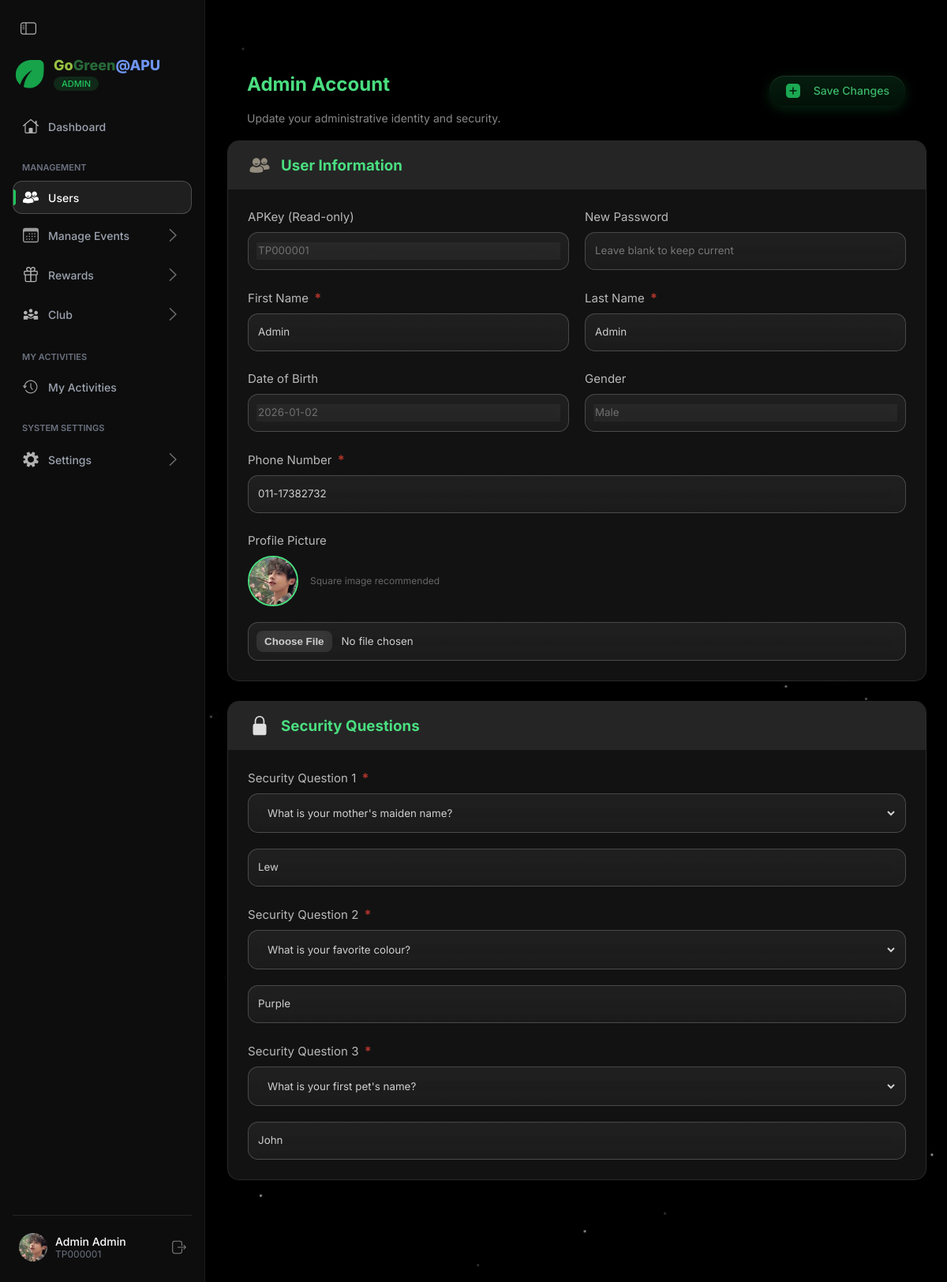
/frontend/admin/account/index.php (signed in), run on the app's committed database.
### tables this page shows
CREATE TABLE `users` (
  `id` bigint(20) NOT NULL,
  `apkey` varchar(15) NOT NULL,
  `password` varchar(200) NOT NULL,
  `role` varchar(20) NOT NULL,
  `first_name` varchar(50) NOT NULL,
  `last_name` varchar(50) NOT NULL,
  `avatar_path` varchar(250) DEFAULT NULL,
  `dob` date NOT NULL,
  `gender` enum('Male','Female') NOT NULL,
  `phone_no` varchar(20) NOT NULL,
  `security_quest1` varchar(100) NOT NULL,
  `security_quest2` varchar(100) NOT NULL,
  `security_quest3` varchar(100) NOT NULL,
  `security_ans1` varchar(100) NOT NULL,
  `security_ans2` varchar(100) NOT NULL,
  `security_ans3` varchar(100) NOT NULL,
  `created_at` datetime NOT NULL DEFAULT CURRENT_TIMESTAMP,
  `updated_at` datetime DEFAULT NULL,
  `last_login` datetime DEFAULT NULL
);

### frontend/admin/account/index.php (the view, shortened to what this page needs)
<?php
require_once $_SERVER['DOCUMENT_ROOT'] . "/GoGreen-APU/includes/head.php";
$user_id = $_SESSION['user_id'];
$page_name = "user";
$sql_fetch = "SELECT * FROM users WHERE id = $user_id";
$res_fetch = mysqli_query($conn, $sql_fetch);
$data = mysqli_fetch_assoc($res_fetch);
?>
<!DOCTYPE html>
<html lang="en">
<head>
    <link rel="stylesheet" href="/GoGreen-APU/assets/css/organizer/sidebar.css">
    <link rel="stylesheet" href="/GoGreen-APU/assets/css/organizer/my_events/information.css">
</head>
<body>
    <?php include($_SERVER['DOCUMENT_ROOT'] . '/GoGreen-APU/frontend/admin/sidebar.php'); ?>
    <main>
        <section class="page-content">
            <form action="" method="post" enctype="multipart/form-data">
                <div class="page-header">
                    <div class="header-title">
                        <h2>Admin Account</h2>
                        <p style="color: #888; font-size: 14px; margin-top: 5px;">Update your administrative identity and security.</p>
                    </div>
                    <div class="header-actions">
                        <button type="submit" class="btn-save">
                            <img src="/GoGreen-APU/assets/icons/plus.app.fill.svg" alt="" style="width:20px; margin-right:8px;">
                            <span>Save Changes</span>
                        </button>
                    </div>
                </div>
                <div class="form-part">
                    <div class="form-part-header">
                        <span><img src="/GoGreen-APU/assets/icons/user.svg" alt=""></span>
                        <h3>User Information</h3>
                    </div>
                    <div class="form-part-content">
                        <div style="display: flex; gap: 20px;">
                            <div class="form-field" style="flex:1;">
                                <label>APKey (Read-only)</label>
                                <div class="txt-container glass-effect-border">
                                    <input type="text" class="readonly-box" value="<?php echo htmlspecialchars($data['apkey']); ?>" readonly>
                                </div>
                            </div>
                            <div class="form-field" style="flex:1;">
                                <label>New Password</label>
                                <div class="txt-container glass-effect-border">
                                    <input type="password" name="password" placeholder="Leave blank to keep current">
                                </div>
                            </div>
                        </div>
                        <div style="display: flex; gap: 20px;">
                            <div class="form-field" style="flex:1;">
                                <label>First Name <span class="required-star">*</span></label>
                                <div class="txt-container glass-effect-border">
                                    <input type="text" name="first_name" value="<?php echo htmlspecialchars($data['first_name']); ?>" required>
                                </div>
                            </div>
                            <div class="form-field" style="flex:1;">
                                <label>Last Name <span class="required-star">*</span></label>
                                <div class="txt-container glass-effect-border">
                                    <input type="text" name="last_name" value="<?php echo htmlspecialchars($data['last_name']); ?>" required>
                                </div>
                            </div>
                        </div>
                        <div style="display: flex; gap: 20px;">
                            <div class="form-field" style="flex:1;">
                                <label>Date of Birth</label>
                                <div class="txt-container glass-effect-border">
                                    <input type="text" class="readonly-box" value="<?php echo htmlspecialchars($data['dob']); ?>" readonly>
                                </div>
                            </div>
                            <div class="form-field" style="flex:1;">
                                <label>Gender</label>
                                <div class="txt-container glass-effect-border">
                                    <input type="text" class="readonly-box" value="<?php echo htmlspecialchars($data['gender']); ?>" readonly>
                                </div>
                            </div>
                        </div>
                        <div class="form-field">
                            <label>Phone Number <span class="required-star">*</span></label>
                            <div class="txt-container glass-effect-border">
                                <input type="text" name="phone_no" value="<?php echo htmlspecialchars($data['phone_no']); ?>" required>
                            </div>
                        </div>
                        <div class="form-field">
                            <label>Profile Picture</label>
                            <div style="display:flex; align-items:center; gap:15px; margin-bottom:10px;">
                                <?php $avatar = !empty($data['avatar_path']) ? $data['avatar_path'] : 'profile.jpg'; ?>
                                <img src="/GoGreen-APU/assets/images/profile/<?php echo $avatar; ?>" style="width:60px; height:60px; border-radius:50%; object-fit:cover; border:2px solid #4ade80;">
                                <span style="color:#666; font-size:12px;">Square image recommended</span>
                            </div>
                            <div class="txt-container glass-effect-border">
                                <input type="file" name="profile_picture" accept="image/*">
                            </div>
                        </div>
                    </div>
                </div>
                <div class="form-part">
                    <div class="form-part-header">
                        <span><img src="/GoGreen-APU/assets/icons/lock.fill.svg" alt=""></span>
                        <h3>Security Questions</h3>
                    </div>
                    <div class="form-part-content">
                        <?php for($i=1; $i<=3; $i++) { ?>
                        <div class="form-field">
                            <label>Security Question <?php echo $i; ?> <span class="required-star">*</span></label>
                            <div class="txt-container glass-effect-border">
                                <select name="security_quest<?php echo $i; ?>" required style="background:transparent; color:white; border:none; width:100%; padding:10px; outline:none;">
                                    <option value="<?php echo $data['security_quest'.$i]; ?>" style="color:black;"><?php echo $data['security_quest'.$i]; ?></option>
                                </select>
                            </div>
                            <div class="txt-container glass-effect-border" style="margin-top:10px;">
                                <input type="text" name="security_ans<?php echo $i; ?>" value="<?php echo $data['security_ans'.$i]; ?>" required>
                            </div>
                        </div>
                        <?php } ?>
                    </div>
                </div>
            </form>
        </section>
    </main>
</body>
</html>

### frontend/admin/sidebar.php (shortened to what this page needs)
 <?php
    $current_user_id = $_SESSION['user_id'] ?? 0;
    $display_name = "Guest";
    $display_apkey = "TP000000";
    $display_avatar = "profile.jpg";
if ($current_user_id > 0) {
    $sql_sidebar = "SELECT first_name, last_name, apkey, avatar_path FROM users WHERE id = $current_user_id";
    $res_sidebar = mysqli_query($conn, $sql_sidebar);
        if ($res_sidebar && mysqli_num_rows($res_sidebar) > 0) {
            $user_db = mysqli_fetch_assoc($res_sidebar);
            $display_name = trim($user_db['last_name'] . ' ' . $user_db['first_name']);
            $display_apkey = $user_db['apkey'];
            $display_avatar = $user_db['avatar_path'] ?: 'profile.jpg';
        }
    }
    $event_pages = ['my_events', 'event_overview', 'event_info', 'event_participants', 'event_attendance', 'event_certificate', 'event_collaborators', 'event_reports', 'event_report'];
    $reward_pages = ['reward', 'reward_redemption'];
    $club_pages = ['club', 'create_club', 'manage_club'];
    $settings_pages = ['settings', 'settings_general', 'settings_pinned_post', 'settings_faq'];
    $show_event_dropdown = in_array($page_name, $event_pages);
    $show_reward_dropdown = in_array($page_name, $reward_pages);
    $show_club_dropdown = in_array($page_name, $club_pages);
    $show_settings_dropdown = in_array($page_name, $settings_pages);
    ?>
<div id="side_nav">
    <button id="toggle_btn" onclick="switchSidebar()">
        <img src="/GoGreen-APU/assets/icons/navigation/sidebar.leading.svg" alt="Menu">
    </button>
    <div id="logo_sec">
        <img id="logo_img" src="/GoGreen-APU/assets/images/logo/GoGreen@APU icon.svg" alt="Logo">
        <div id="brand_name">
            <span class="title-name">
                <span class="go">Go</span><span class="green">Green</span><span class="apu">@APU</span>
            </span>
            <span id="role_label">Admin</span>
        </div>
    </div>
     <nav>
         <div class="nav_group">
             <a class="menu_link <?php if ($page_name == 'dashboard') {
                                        echo 'active';
                                    } ?>" href="/GoGreen-APU/frontend/admin/index.php">
                 <span class="icon"><img src="/GoGreen-APU/assets/icons/navigation/home.svg" alt="Home"></span>
                 <span class="label">Dashboard</span>
             </a>
         </div>
        <div class="nav_group">
            <span class="group_title">Management</span>
             <div class="dropdown_box">
                 <a class="menu_link parent_link <?php if ($page_name == 'user') {
                                                        echo 'active';
                                                    } ?>" href="/GoGreen-APU/frontend/admin/user/index.php">
                     <span class="icon"><img src="/GoGreen-APU/assets/icons/user.svg" alt="Users"></span>
                     <span class="label">Users</span>
                 </a>
             </div>
             <div class="dropdown_box">
                 <a class="menu_link parent_link <?php if ($page_name == 'my_events') {
                                                        echo 'active';
                                                    } ?>" href="/GoGreen-APU/frontend/admin/event/index.php">
                     <span class="icon"><img src="/GoGreen-APU/assets/icons/my_events.svg" alt="Events"></span>
                     <span class="label">Manage Events</span>
                     <span class="arrow <?php if ($show_event_dropdown) {
                                            echo 'open';
                                        } ?>">
                         <img src="/GoGreen-APU/assets/icons/navigation/chevron.right.svg" alt=">">
                     </span>
                 </a>
             </div>
             <div class="dropdown_box">
                 <a class="menu_link parent_link <?php if ($page_name == 'reward') {
                                                        echo 'active';
                                                    } ?>" href="/GoGreen-APU/frontend/admin/rewards/index.php">
                     <span class="icon"><img src="/GoGreen-APU/assets/icons/navigation/rewards.svg" alt="Rewards"></span>
                     <span class="label">Rewards</span>
                     <span class="arrow <?php if ($show_reward_dropdown) {
                                            echo 'open';
                                        } ?>">
                         <img src="/GoGreen-APU/assets/icons/navigation/chevron.right.svg" alt=">">
                     </span>
                 </a>
             </div>
             <div class="dropdown_box">
                 <a class="menu_link parent_link <?php if ($page_name == 'club') {
                                                        echo 'active';
                                                    } ?>" href="/GoGreen-APU/frontend/admin/club/index.php">
                     <span class="icon"><img
                             src="/GoGreen-APU/assets/icons/diversity_3_1000dp_1F1F1F_FILL0_wght400_GRAD0_opsz48.svg"
                             alt="Club"></span>
                     <span class="label">Club</span>
                     <span class="arrow <?php if ($show_club_dropdown) {
                                            echo 'open';
                                        } ?>">
                         <img src="/GoGreen-APU/assets/icons/navigation/chevron.right.svg" alt=">">
                     </span>
                 </a>
             </div>
        </div>
         <div class="nav_group">
             <span class="group_title">My Activities</span>
             <a class="menu_link <?php if ($page_name == 'my_activities') {
                                        echo 'active';
                                    } ?>" href="/GoGreen-APU/frontend/admin/my_activities/index.php">
                 <span class="icon"><img
                         src="/GoGreen-APU/assets/icons/clock.arrow.trianglehead.counterclockwise.rotate.90.svg"
                         alt="Activities"></span>
                 <span class="label">My Activities</span>
             </a>
         </div>
        <div class="nav_group">
            <span class="group_title">System Settings</span>
             <div class="dropdown_box">
                 <a class="menu_link parent_link <?php if ($page_name == 'settings') {
                                                        echo 'active';
                                                    } ?>" href="/GoGreen-APU/frontend/admin/system_setting/general/index.php">
                     <span class="icon"><img src="/GoGreen-APU/assets/icons/settings.svg" alt="Settings"></span>
                     <span class="label">Settings</span>
                     <span class="arrow <?php if ($show_settings_dropdown) {
                                            echo 'open';
                                        } ?>">
                         <img src="/GoGreen-APU/assets/icons/navigation/chevron.right.svg" alt=">">
                     </span>
                 </a>
             </div>
         </div>
     </nav>
     <div id="bottom_profile">
         <a class="<?php echo ($page_name == 'profile') ? 'active' : ''; ?>" href="/GoGreen-APU/frontend/admin/account/index.php">
             <img class="usr_pic" src="/GoGreen-APU/assets/images/profile/<?php echo $display_avatar; ?>" alt="Profile">
             <div class="usr_info">
                 <span class="name"><?php echo htmlspecialchars($display_name); ?></span>
                 <span class="id_num"><?php echo htmlspecialchars($display_apkey); ?></span>
             </div>
         </a>
         <a class="out_btn" href="/GoGreen-APU/actions/logout.php">
             <img src="/GoGreen-APU/assets/icons/navigation/logout.svg" alt="Logout">
         </a>
     </div>
</div>

### data on the page
users: avatar_path (picture), display_name "Admin Admin", apkey "TP000001", first_name "Admin", last_name "Admin", dob "2026-01-02", gender "Male", phone_no "011-17382732", security_quest1 "What is your mother's maiden name?", security_ans1 "Lew", security_quest2 "What is your favorite colour?", security_ans2 "Purple", security_quest3 "What is your first pet's name?", security_ans3 "John"
